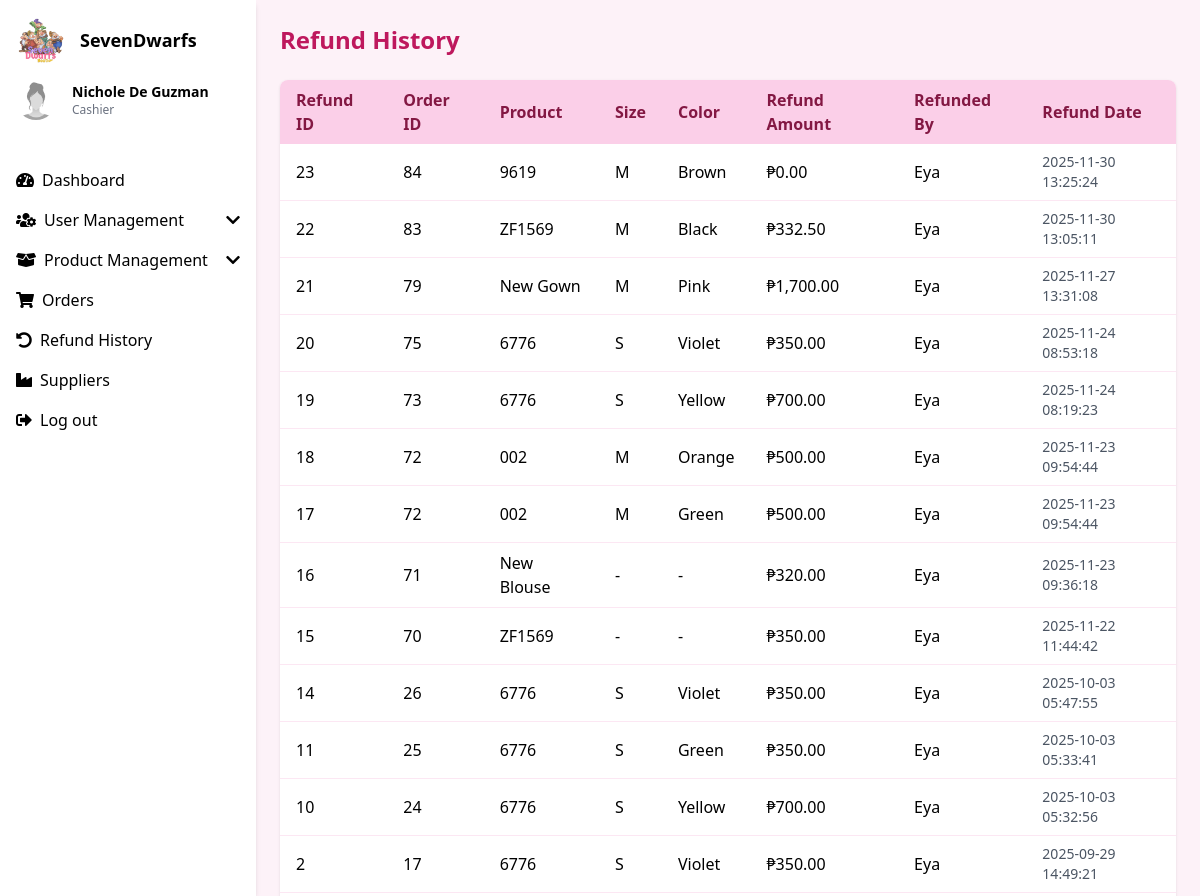
The page /refund_history.php (signed in) on the database its author committed.
### tables this page shows
CREATE TABLE `roles` (
  `role_id` int(11) NOT NULL,
  `role_name` varchar(50) NOT NULL
);

CREATE TABLE `refunds` (
  `refund_id` int(11) NOT NULL,
  `order_id` int(11) NOT NULL,
  `order_item_id` int(11) DEFAULT NULL,
  `product_id` int(11) NOT NULL,
  `stock_id` int(11) DEFAULT NULL,
  `size_id` int(11) DEFAULT NULL,
  `color_id` int(11) DEFAULT NULL,
  `refund_amount` decimal(10,2) NOT NULL,
  `refunded_at` timestamp NOT NULL DEFAULT current_timestamp(),
  `refunded_by` int(11) DEFAULT NULL
);

CREATE TABLE `products` (
  `product_id` int(11) NOT NULL,
  `product_name` varchar(255) DEFAULT NULL,
  `description` text DEFAULT NULL,
  `price_id` int(11) DEFAULT NULL,
  `stocks` int(11) DEFAULT NULL,
  `category_id` int(11) DEFAULT NULL,
  `image_url` text DEFAULT NULL,
  `created_at` timestamp NOT NULL DEFAULT current_timestamp(),
  `supplier_id` int(11) DEFAULT NULL,
  `supplier_price` decimal(10,2) NOT NULL,
  `revenue` decimal(10,2) GENERATED ALWAYS AS (`price_id` - `supplier_price`) STORED,
  `sizes` varchar(255) DEFAULT NULL,
  `colors` varchar(255) DEFAULT NULL
);

CREATE TABLE `sizes` (
  `size_id` int(11) NOT NULL,
  `size` varchar(50) NOT NULL
);

CREATE TABLE `colors` (
  `color_id` int(11) NOT NULL,
  `color` varchar(50) NOT NULL
);

### refund_history.php (the view, shortened to what this page needs)
<?php
require 'conn.php';
$admin_id   = $_SESSION['admin_id'] ?? null;
$admin_name = "Admin";
$admin_role = "Admin";
if ($admin_id) {
    $query = "
        SELECT
            CONCAT(first_name, ' ', last_name) AS full_name,
            r.role_name
        FROM adminusers a
        LEFT JOIN roles r ON a.role_id = r.role_id
        WHERE a.admin_id = ?
    ";
    $adminStmt = $conn->prepare($query);
    $adminStmt->bind_param("i", $admin_id);
    $adminStmt->execute();
    $result = $adminStmt->get_result();
    if ($row = $result->fetch_assoc()) {
        $admin_name = $row['full_name'];
        $admin_role = $row['role_name'] ?? 'Admin';
    }
}
$query = "
  SELECT
    r.refund_id,
    r.order_id,
    r.product_id,
    p.product_name,
    r.stock_id,
    s.current_qty AS stock_after,
    sz.size,
    c.color,
    r.refund_amount,
    r.refunded_at,
    a.username AS refunded_by
  FROM refunds r
  LEFT JOIN products p ON r.product_id = p.product_id
  LEFT JOIN stock s ON r.stock_id = s.stock_id
  LEFT JOIN sizes sz ON r.size_id = sz.size_id
  LEFT JOIN colors c ON r.color_id = c.color_id
  LEFT JOIN adminusers a ON r.refunded_by = a.admin_id
  ORDER BY r.refunded_at DESC
";
$result = $conn->query($query);
?>
<!DOCTYPE html>
<html lang="en">
<head>
  <script src="https://cdn.tailwindcss.com"></script>
  <link href="https://cdnjs.cloudflare.com/ajax/libs/font-awesome/5.15.3/css/all.min.css" rel="stylesheet" />
</head>
<body class="bg-pink-50 font-sans">
<div class="flex h-screen">
  <div class="w-64 bg-white shadow-md min-h-screen" x-data="{ userMenu: false, productMenu: false }">
    <div class="p-4">
      <div class="flex items-center space-x-4">
        <img src="logo2.png" alt="Logo" class="rounded-full w-12 h-12" />
        <h2 class="text-lg font-semibold">SevenDwarfs</h2>
      </div>
      <div class="mt-4 flex items-center space-x-4">
        <img src="newID.jpg" alt="Admin" class="rounded-full w-10 h-10" />
        <div>
          <h3 class="text-sm font-semibold"><?php echo htmlspecialchars($admin_name); ?></h3>
          <p class="text-xs text-gray-500"><?php echo htmlspecialchars($admin_role); ?></p>
        </div>
      </div>
    </div>
    <nav class="mt-6">
      <ul>
        <li class="px-4 py-2 hover:bg-gray-200">
          <a href="dashboard.php" class="flex items-center">
            <i class="fas fa-tachometer-alt mr-2"></i>Dashboard
          </a>
        </li>
        <li class="px-4 py-2 hover:bg-gray-200 cursor-pointer" @click="userMenu = !userMenu">
          <div class="flex items-center justify-between">
            <span class="flex items-center">
              <i class="fas fa-users-cog mr-2"></i>User Management
            </span>
            <i class="fas fa-chevron-down transition-transform duration-200" :class="{ 'rotate-180': userMenu }"></i>
          </div>
        </li>
<li class="px-4 py-2 hover:bg-gray-200 cursor-pointer" @click="productMenu = !productMenu">
  <div class="flex items-center justify-between">
    <span class="flex items-center">
      <i class="fas fa-box-open mr-2"></i>Product Management
    </span>
    <i class="fas fa-chevron-down transition-transform duration-200"
       :class="{ 'rotate-180': productMenu }"></i>
  </div>
</li>
<li class="px-4 py-2 hover:bg-gray-200">
  <a href="orders.php" class="flex items-center">
    <i class="fas fa-shopping-cart mr-2"></i>Orders
  </a>
</li>
<li class="px-4 py-2 hover:bg-gray-200">
  <a href="refund_history.php" class="flex items-center">
    <i class="fas fa-undo-alt mr-2"></i>Refund History
  </a>
</li>
<li class="px-4 py-2 hover:bg-gray-200">
  <a href="suppliers.php" class="flex items-center">
    <i class="fas fa-industry mr-2"></i>Suppliers
  </a>
</li>
<li class="px-4 py-2 hover:bg-gray-200">
  <a href="logout.php" class="flex items-center">
    <i class="fas fa-sign-out-alt mr-2"></i>Log out
  </a>
</li>
      </ul>
    </nav>
  </div>
  <div class="flex-1 p-6 overflow-y-auto">
    <h1 class="text-2xl font-bold text-pink-700 mb-6">Refund History</h1>
    <div class="bg-white shadow rounded-lg overflow-hidden">
      <table class="min-w-full table-auto border-collapse">
        <thead class="bg-pink-200 text-pink-900">
          <tr>
            <th class="px-4 py-2 text-left">Refund ID</th>
            <th class="px-4 py-2 text-left">Order ID</th>
            <th class="px-4 py-2 text-left">Product</th>
            <th class="px-4 py-2 text-left">Size</th>
            <th class="px-4 py-2 text-left">Color</th>
            <th class="px-4 py-2 text-left">Refund Amount</th>
            <th class="px-4 py-2 text-left">Refunded By</th>
            <th class="px-4 py-2 text-left">Refund Date</th>
          </tr>
        </thead>
        <tbody class="divide-y divide-pink-100">
          <?php if ($result->num_rows > 0): ?>
            <?php while ($row = $result->fetch_assoc()): ?>
              <tr class="hover:bg-pink-50">
                <td class="px-4 py-2"><?= htmlspecialchars($row['refund_id']) ?></td>
                <td class="px-4 py-2"><?= htmlspecialchars($row['order_id']) ?></td>
                <td class="px-4 py-2"><?= htmlspecialchars($row['product_name']) ?></td>
                <td class="px-4 py-2"><?= htmlspecialchars($row['size'] ?? '-') ?></td>
                <td class="px-4 py-2"><?= htmlspecialchars($row['color'] ?? '-') ?></td>
                <td class="px-4 py-2">₱<?= number_format($row['refund_amount'], 2) ?></td>
                <td class="px-4 py-2"><?= htmlspecialchars($row['refunded_by']) ?></td>
                <td class="px-4 py-2 text-sm text-gray-600"><?= htmlspecialchars($row['refunded_at']) ?></td>
              </tr>
            <?php endwhile; ?>
          <?php else: ?>
            <tr>
              <td colspan="8" class="px-4 py-4 text-center text-gray-500">No refunds recorded yet.</td>
            </tr>
          <?php endif; ?>
        </tbody>
      </table>
    </div>
  </div>
</div>
</body>
</html>

### rows shown on the page
roles: role_name "Cashier"
refunds: refund_id "23", order "84", product.product_name "9619", size.size "M", color.color "Brown", refund_amount "0.00", refunded_by.username "Eya", refunded_at "2025-11-30 13:25:24"
refunds: refund_id "22", order "83", product.product_name "ZF1569", size.size "M", color.color "Black", refund_amount "332.50", refunded_by.username "Eya", refunded_at "2025-11-30 13:05:11"
refunds: refund_id "21", order "79", product.product_name "New Gown", size.size "M", color.color "Pink", refund_amount "1,700.00", refunded_by.username "Eya", refunded_at "2025-11-27 13:31:08"
refunds: refund_id "20", order "75", product.product_name "6776", size.size "S", color.color "Violet", refund_amount "350.00", refunded_by.username "Eya", refunded_at "2025-11-24 08:53:18"
refunds: refund_id "19", order "73", product.product_name "6776", size.size "S", color.color "Yellow", refund_amount "700.00", refunded_by.username "Eya", refunded_at "2025-11-24 08:19:23"
refunds: refund_id "18", order "72", product.product_name "002", size.size "M", color.color "Orange", refund_amount "500.00", refunded_by.username "Eya", refunded_at "2025-11-23 09:54:44"
refunds: refund_id "17", order "72", product.product_name "002", size.size "M", color.color "Green", refund_amount "500.00", refunded_by.username "Eya", refunded_at "2025-11-23 09:54:44"
refunds: refund_id "16", order "71", product.product_name "New Blouse", size "-", color "-", refund_amount "320.00", refunded_by.username "Eya", refunded_at "2025-11-23 09:36:18"
refunds: refund_id "15", order "70", product.product_name "ZF1569", size "-", color "-", refund_amount "350.00", refunded_by.username "Eya", refunded_at "2025-11-22 11:44:42"
refunds: refund_id "14", order "26", product.product_name "6776", size.size "S", color.color "Violet", refund_amount "350.00", refunded_by.username "Eya", refunded_at "2025-10-03 05:47:55"
refunds: refund_id "11", order "25", product.product_name "6776", size.size "S", color.color "Green", refund_amount "350.00", refunded_by.username "Eya", refunded_at "2025-10-03 05:33:41"
refunds: refund_id "10", order "24", product.product_name "6776", size.size "S", color.color "Yellow", refund_amount "700.00", refunded_by.username "Eya", refunded_at "2025-10-03 05:32:56"
refunds: refund_id "2", order "17", product.product_name "6776", size.size "S", color.color "Violet", refund_amount "350.00", refunded_by.username "Eya", refunded_at "2025-09-29 14:49:21"

### other values the page prints
$admin_name "Nichole De Guzman"
